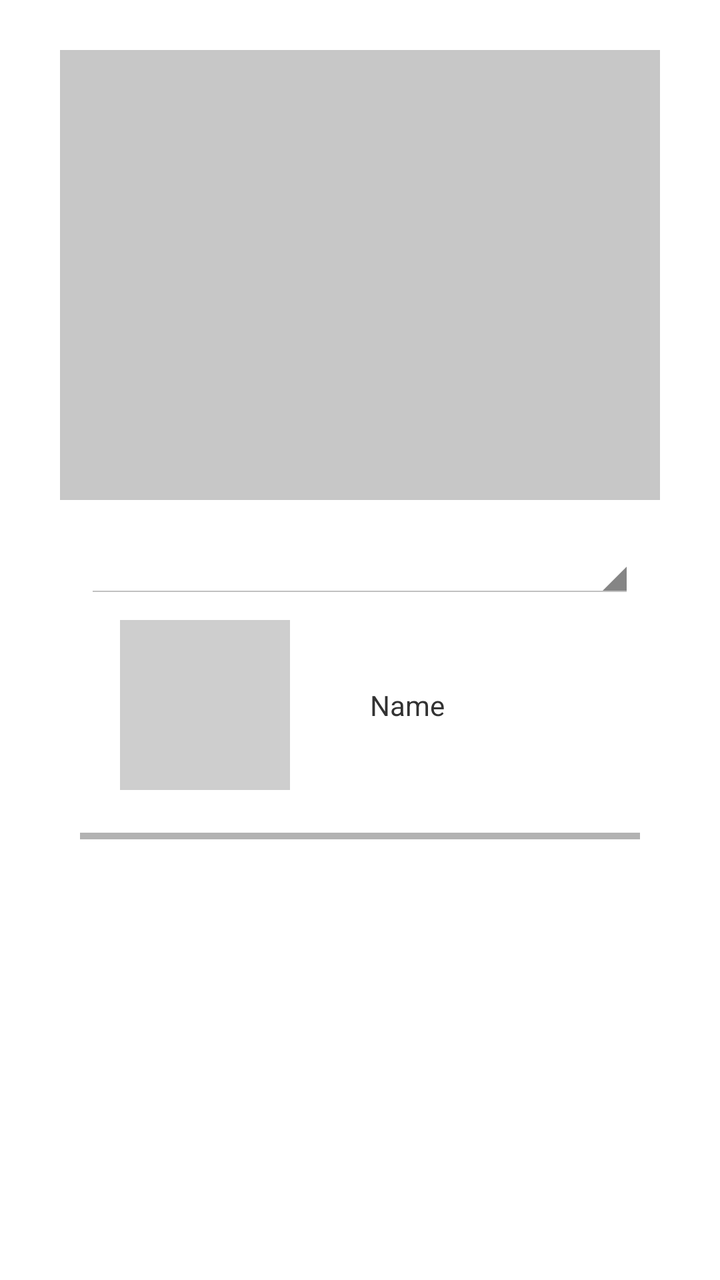
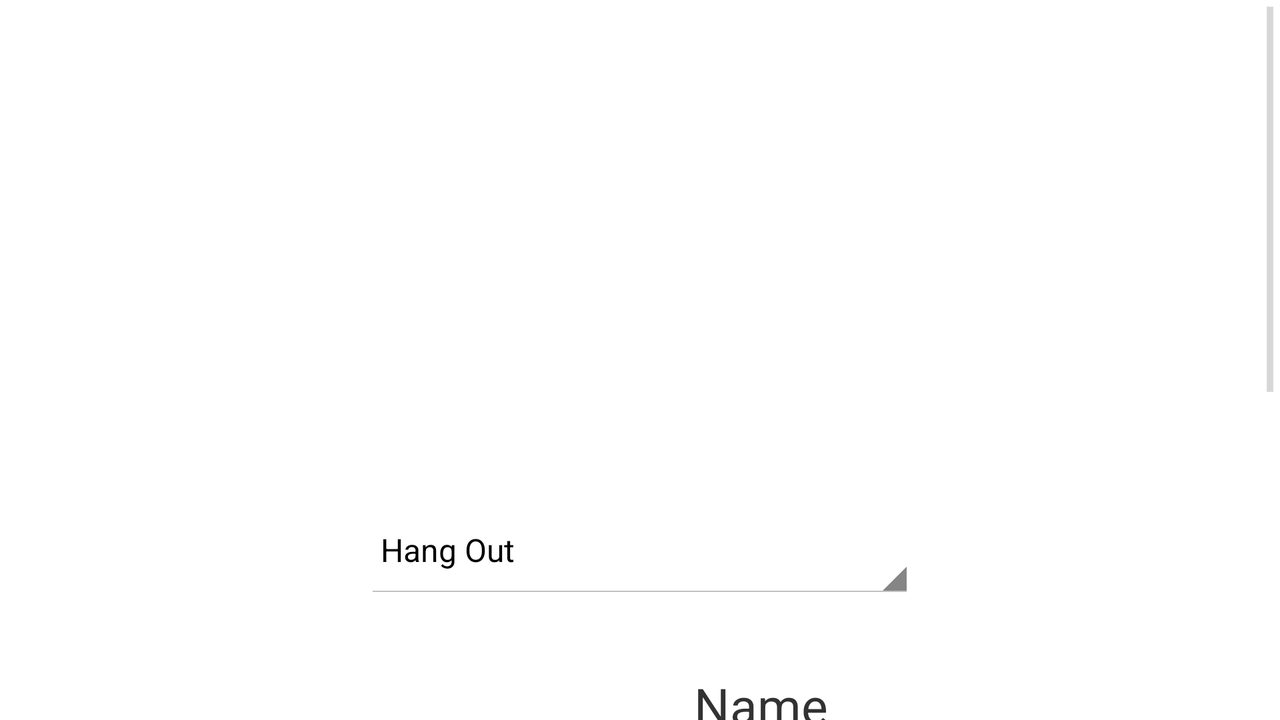

First picture: res/layout/ on a phone held upright. Second picture: the repository's own variant of that layout, on a device whose configuration matches the variant's folder. Source for both follows.
<!-- AndroidManifest.xml: application theme AppTheme -->
<!-- res/layout/activity_home.xml -->
<?xml version="1.0" encoding="utf-8"?>
<RelativeLayout xmlns:android="http://schemas.android.com/apk/res/android"
    android:orientation="vertical" android:layout_width="match_parent"
    android:layout_height="match_parent">

    <ScrollView
        android:layout_width="match_parent"
        android:layout_height="wrap_content"
        android:id="@+id/scrollView" >

        <LinearLayout
            android:orientation="vertical"
            android:layout_width="match_parent"
            android:layout_height="wrap_content">

            <FrameLayout
                android:layout_width="match_parent"
                android:layout_height="wrap_content"
                android:id="@+id/framelayout"
                android:layout_alignParentLeft="true"
                android:layout_alignParentTop="true">

                <ImageView
                    android:layout_width="300dp"
                    android:layout_height="225dp"
                    android:id="@+id/imgviewEventpic"
                    android:layout_gravity="center_horizontal|top"
                    android:layout_marginTop="25dp"
                    android:background="#ffc7c7c7" />

            </FrameLayout>

            <RelativeLayout
                android:layout_width="match_parent"
                android:layout_height="match_parent">

                <Spinner
                    android:layout_width="275dp"
                    android:layout_height="50dp"
                    android:id="@+id/spinner"
                    android:layout_centerHorizontal="true" />
            </RelativeLayout>

            <RelativeLayout
                android:layout_width="match_parent"
                android:layout_height="match_parent"
                android:layout_marginTop="10dp">

                <ImageView
                    android:layout_width="85dp"
                    android:layout_height="85dp"
                    android:id="@+id/imageView"
                    android:background="#ffcecece"
                    android:layout_marginLeft="60dp" />

                <TextView
                    android:layout_width="wrap_content"
                    android:layout_height="wrap_content"
                    android:id="@+id/txtProfileName"
                    android:layout_toEndOf="@+id/imageView"
                    android:layout_centerVertical="true"
                    android:layout_centerHorizontal="true"
                    android:layout_marginLeft="40dp"
                    android:focusableInTouchMode="true"
                    android:text="@string/txtProfileName"
                    />
            </RelativeLayout>

            <LinearLayout
                android:orientation="vertical"
                android:layout_width="match_parent"
                android:layout_height="match_parent">

                <ProgressBar
                    style="?android:attr/progressBarStyleHorizontal"
                    android:layout_width="match_parent"
                    android:layout_height="match_parent"
                    android:id="@+id/progressBar"
                    android:layout_marginBottom="79dp"
                    android:layout_alignParentBottom="true"
                    android:layout_centerHorizontal="true"
                    android:layout_gravity="center_horizontal"
                    android:layout_marginTop="15dp"
                    android:layout_marginLeft="40dp"
                    android:layout_marginRight="40dp" />
            </LinearLayout>

        </LinearLayout>
    </ScrollView>

</RelativeLayout>
<!-- resources referenced by this layout -->
<resources>
  <string name="txtProfileName">Name</string>
  <style name="AppTheme" parent="android:Theme.Holo.Light.DarkActionBar">
          
      </style>
</resources>
<!-- res/layout-land/activity_home.xml (the repository's variant of the layout above) -->
<!-- drawn on the phone turned sideways -->
<?xml version="1.0" encoding="utf-8"?>
<android.support.v4.widget.DrawerLayout
    xmlns:android="http://schemas.android.com/apk/res/android"
    android:id="@+id/drawer_layout"
    android:layout_width="match_parent"
    android:layout_height="match_parent" >

<RelativeLayout xmlns:android="http://schemas.android.com/apk/res/android"
    android:orientation="vertical"
    android:layout_width="match_parent"
    android:layout_height="match_parent"
    android:id="@+id/relativeLayout"
    xmlns:tools="http://schemas.android.com/tools"
    tools:context="com.pi314.friendonator.HomeActivity"
    android:background="@android:color/white"
    >

    <ScrollView
        android:layout_width="match_parent"
        android:layout_height="wrap_content"
        android:id="@+id/scrollView" >

        <LinearLayout
            android:orientation="vertical"
            android:layout_width="match_parent"
            android:layout_height="wrap_content" >

            <FrameLayout
                android:layout_width="match_parent"
                android:layout_height="wrap_content"
                android:id="@+id/framelayout" >

                <ImageView
                    android:layout_width="300dp"
                    android:layout_height="225dp"
                    android:id="@+id/imgviewEventpic"
                    android:layout_gravity="center_horizontal|top"
                    android:layout_marginTop="25dp"
                    android:background="@android:color/white" />
            </FrameLayout>

            <RelativeLayout
                android:layout_width="match_parent"
                android:layout_height="match_parent" >

                <Spinner
                    android:layout_width="275dp"
                    android:layout_height="50dp"
                    android:id="@+id/spnEvent"
                    android:layout_centerHorizontal="true"
                    android:prompt="@string/spnEvent"
                    android:entries="@array/event_array"
                    android:focusable="false" />
            </RelativeLayout>

            <RelativeLayout
                android:layout_width="768px"
                android:layout_height="match_parent"
                android:layout_marginTop="10dp"
                android:layout_gravity="center_horizontal">

                <ImageView
                    android:layout_width="85dp"
                    android:layout_height="85dp"
                    android:id="@+id/imgviewHomeprofile"
                    android:background="@android:color/white"
                    android:layout_marginLeft="50dp"
                    android:adjustViewBounds="false"
                    android:baselineAlignBottom="false" />

                <TextView
                    android:layout_width="wrap_content"
                    android:layout_height="wrap_content"
                    android:id="@+id/lblProfileName"
                    android:focusableInTouchMode="true"
                    android:text="Name"
                    android:textSize="25sp"
                    android:layout_toEndOf="@+id/imgviewHomeprofile"
                    android:layout_centerVertical="true"
                    android:layout_toRightOf="@+id/imgviewHomeprofile"
                    android:layout_marginLeft="20dp" />
            </RelativeLayout>

            <LinearLayout
                android:orientation="vertical"
                android:layout_width="768px"
                android:layout_height="match_parent"
                android:layout_gravity="center_horizontal">

                <ProgressBar
                    style="?android:attr/progressBarStyleHorizontal"
                    android:layout_width="match_parent"
                    android:layout_height="wrap_content"
                    android:id="@+id/progressBar"
                    android:layout_marginBottom="10dp"
                    android:layout_marginTop="25dp"
                    android:layout_marginLeft="40dp"
                    android:layout_marginRight="40dp"
                    android:progress="75" />

                <TextView
                    android:layout_width="wrap_content"
                    android:layout_height="wrap_content"
                    android:text="Search Signal..."
                    android:id="@+id/textView"
                    android:layout_marginLeft="40dp"
                    android:textColor="#ff4066ff"
                    android:textStyle="bold"
                    android:textSize="20sp" />

                <RelativeLayout
                    android:layout_width="match_parent"
                    android:layout_height="match_parent"
                    android:layout_marginTop="30dp">

                    <ImageView
                        android:layout_width="85dp"
                        android:layout_height="85dp"
                        android:id="@+id/imgviewMatchhome"
                        android:background="@android:color/white"
                        android:layout_gravity="right"
                        android:layout_alignParentTop="true"
                        android:layout_alignParentRight="true"
                        android:layout_alignParentEnd="true"
                        android:layout_marginRight="50dp"
                        android:src="@drawable/match_place_holder"
                        android:clickable="true"
                        android:onClick="onClickMatch" />

                    <TextView
                        android:layout_width="match_parent"
                        android:layout_height="match_parent"
                        android:text="@string/lblMatchhome"
                        android:id="@+id/textView2"
                        android:layout_marginTop="25dp"
                        android:layout_marginLeft="70dp"
                        android:textSize="25sp"
                        android:layout_toLeftOf="@+id/imgviewMatchhome"
                        android:layout_toStartOf="@+id/imgviewMatchhome" />
                </RelativeLayout>
            </LinearLayout>
        </LinearLayout>
    </ScrollView>
</RelativeLayout>


    <ListView
        android:id="@+id/drawer"
        android:layout_width="240dp"
        android:layout_height="match_parent"
        android:layout_gravity="left"
        android:background="#424242"
        android:divider="#2E2E2E"
        android:dividerHeight="2dp"/>

</android.support.v4.widget.DrawerLayout>
<!-- resources referenced by the variant -->
<!-- as the phone turned sideways resolves them -->
<resources>
  <string-array name="event_array">
          <item>Hang Out</item>
          <item>Concert</item>
          <item>Art</item>
          <item>Literature</item>
          <item>Party</item>
      </string-array>
  <!-- drawable match_place_holder: png bitmap (drawable-hdpi, 9457 bytes) -->
  <string name="lblMatchhome">Female Doge</string>
  <string name="spnEvent">Choose Event</string>
  <style name="AppTheme" parent="android:Theme.Holo.Light.DarkActionBar">
          
      </style>
</resources>
